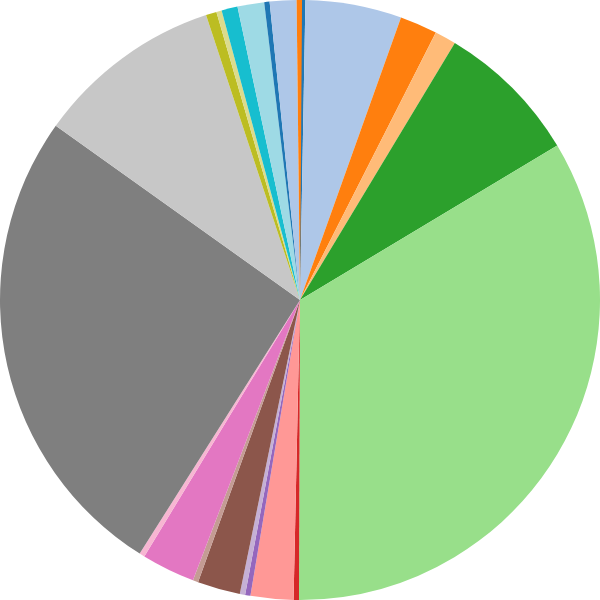

The notebook cell this image was saved under:
### Code cell
plotElementDist("https://google.com")
//val plot = plotElementDist("https://google.com")
// show(plot.spec) // for debugging a troublesome spec

### Figure 1 — Vega specification as saved in the notebook (floating-point values rounded to 4 significant figures)
{"$schema": "https://vega.github.io/schema/vega/v5.json", "autosize": "none", "data": [{"name": "table", "transform": [{"endAngle": {"signal": "endAngle"}, "field": "field", "sort": {"signal": "sort"}, "startAngle": {"signal": "startAngle"}, "type": "pie"}], "values": [{"field": 1, "id": "textarea"}, {"field": 18, "id": "span"}, {"field": 7, "id": "svg"}, {"field": 4, "id": "img"}, {"field": 27, "id": "a"}, {"field": 117, "id": "div"}, {"field": 1, "id": "g-popup"}, {"field": 8, "id": "g-menu-item"}, {"field": 1, "id": "noscript"}, {"field": 1, "id": "h1"}, {"field": 8, "id": "input"}, {"field": 1, "id": "dialog"}, {"field": 10, "id": "path"}, {"field": 1, "id": "rect"}, {"field": 90, "id": "li"}, {"field": 35, "id": "style"}, {"field": 2, "id": "center"}, {"field": 1, "id": "g-menu"}, {"field": 3, "id": "ul"}, {"field": 5, "id": "button"}, {"field": 1, "id": "meta"}, {"field": 5, "id": "script"}, {"field": 1, "id": "form"}]}], "description": "A basic pie chart example.", "height": 600, "marks": [{"encode": {"enter": {"fill": {"field": "id", "scale": "color"}, "x": {"signal": "width / 2"}, "y": {"signal": "height / 2"}}, "update": {"cornerRadius": {"signal": "cornerRadius"}, "endAngle": {"field": "endAngle"}, "innerRadius": {"signal": "innerRadius"}, "outerRadius": {"signal": "width / 2"}, "padAngle": {"signal": "padAngle"}, "startAngle": {"field": "startAngle"}}}, "from": {"data": "table"}, "type": "arc"}], "scales": [{"domain": {"data": "table", "field": "id"}, "name": "color", "range": {"scheme": "category20"}, "type": "ordinal"}], "signals": [{"bind": {"input": "range", "max": 6.29, "min": 0, "step": 0.01}, "name": "startAngle", "value": 0}, {"bind": {"input": "range", "max": 6.29, "min": 0, "step": 0.01}, "name": "endAngle", "value": 6.29}, {"bind": {"input": "range", "max": 0.1, "min": 0}, "name": "padAngle", "value": 0}, {"bind": {"input": "range", "max": 90, "min": 0, "step": 1}, "name": "innerRadius", "value": 0}, {"bind": {"input": "range", "max": 10, "min": 0, "step": 0.5}, "name": "cornerRadius", "value": 0}, {"bind": {"input": "checkbox"}, "name": "sort", "value": false}], "width": 600}
